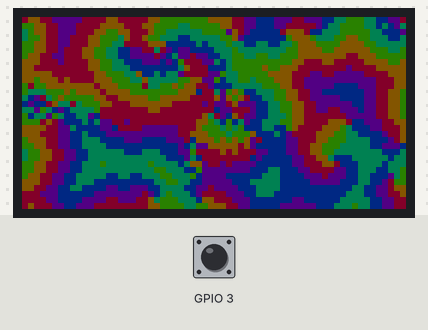
The sketch below on a simulated ESP32. Parts: 64×32 colour display. The test bench sets the inputs (shaded band); at power-on: GPIO 3 HIGH. Random numbers use the default seed unless the sketch sets one; what the sketch prints to the serial monitor is not drawn.

Above: at 2.28 s.
2.3 s: GPIO 3 pulled LOW for 3.2 s
At 3.1 s:
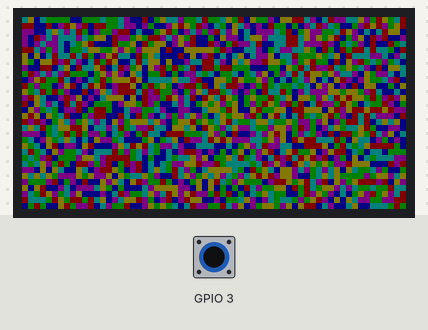
6.1 s: GPIO 3 pulled LOW for 0.15 s
At 6.6 s:
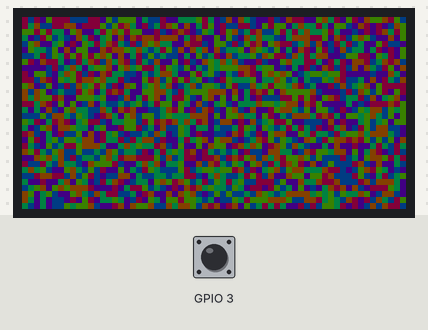
6.8 s: GPIO 3 pulled LOW for 1 s
At 7.9 s:
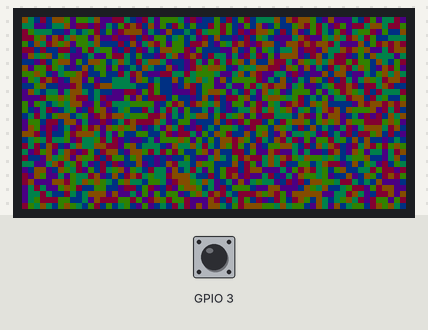
8.4 s: GPIO 3 pulled LOW for 0.15 s
At 9.2 s:
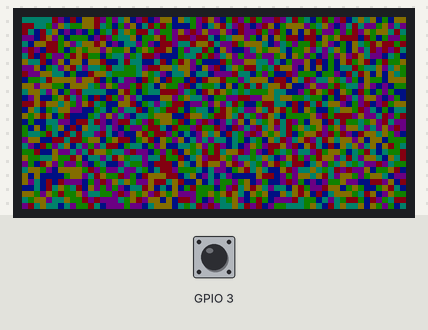
Timing chart, 0 to 10.1 s (numbered marks = the images above; inputs shaded):
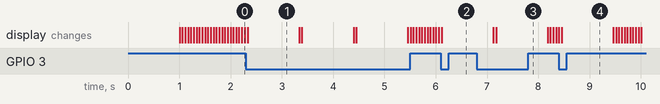

Measured:
- what the display in image 1 shows lasts 1.0 s, from 2.3 s to 3.3 s

The sketch:

matrixportal-cca.ino
```cpp
// Source: https://github.com/WubbGmbaa/CyclicCA-MatrixPortal

/* ----------------------------------------------------------------------
Implementation of 2D cyclic cellular automata algorithm for 32x32 HUB75
matrix on Adafruit Matrix Portal M4 using Protomatter.

http://www.bryangratz.net

See https://softologyblog.wordpress.com/2013/08/29/cyclic-cellular-automata/
and http://www.mirekw.com/ca/rullex_cycl.html

Further reading - "Cyclic Cellular Automata in Two Dimensions" by R. Fisch,
J. Gravner, D. Griffeath

Some code based on Adafruit "Protomatter Simple" example sketch

TODO:
- Replace magic number matrix size with global var
- Implement Moore neighborhoods
------------------------------------------------------------------------- */

#include <Adafruit_Protomatter.h>
#include <cmath> //for modulo


/* ----------------------------------------------------------------------
The RGB matrix must be wired to VERY SPECIFIC pins, different for each
microcontroller board. This first section sets that up for a number of
supported boards.
------------------------------------------------------------------------- */

#if defined(_VARIANT_MATRIXPORTAL_M4_) // MatrixPortal M4
  uint8_t rgbPins[]  = {7, 8, 9, 10, 11, 12};
  uint8_t addrPins[] = {17, 18, 19, 20, 21};
  uint8_t clockPin   = 14;
  uint8_t latchPin   = 15;
  uint8_t oePin      = 16;
#elif defined(ARDUINO_ADAFRUIT_MATRIXPORTAL_ESP32S3) // MatrixPortal ESP32-S3
  uint8_t rgbPins[]  = {42, 41, 40, 38, 39, 37};
  uint8_t addrPins[] = {45, 36, 48, 35, 21};
  uint8_t clockPin   = 2;
  uint8_t latchPin   = 47;
  uint8_t oePin      = 14;
#elif defined(_VARIANT_FEATHER_M4_) // Feather M4 + RGB Matrix FeatherWing
  uint8_t rgbPins[]  = {6, 5, 9, 11, 10, 12};
  uint8_t addrPins[] = {A5, A4, A3, A2};
  uint8_t clockPin   = 13;
  uint8_t latchPin   = 0;
  uint8_t oePin      = 1;
#elif defined(__SAMD51__) // M4 Metro Variants (Express, AirLift)
  uint8_t rgbPins[]  = {6, 5, 9, 11, 10, 12};
  uint8_t addrPins[] = {A5, A4, A3, A2};
  uint8_t clockPin   = 13;
  uint8_t latchPin   = 0;
  uint8_t oePin      = 1;
#elif defined(_SAMD21_) // Feather M0 variants
  uint8_t rgbPins[]  = {6, 7, 10, 11, 12, 13};
  uint8_t addrPins[] = {0, 1, 2, 3};
  uint8_t clockPin   = SDA;
  uint8_t latchPin   = 4;
  uint8_t oePin      = 5;
#elif defined(NRF52_SERIES) // Special nRF52840 FeatherWing pinout
  uint8_t rgbPins[]  = {6, A5, A1, A0, A4, 11};
  uint8_t addrPins[] = {10, 5, 13, 9};
  uint8_t clockPin   = 12;
  uint8_t latchPin   = PIN_SERIAL1_RX;
  uint8_t oePin      = PIN_SERIAL1_TX;
#elif USB_VID == 0x239A && USB_PID == 0x8113 // Feather ESP32-S3 No PSRAM
  // M0/M4/RP2040 Matrix FeatherWing compatible:
  uint8_t rgbPins[]  = {6, 5, 9, 11, 10, 12};
  uint8_t addrPins[] = {A5, A4, A3, A2};
  uint8_t clockPin   = 13; // Must be on same port as rgbPins
  uint8_t latchPin   = RX;
  uint8_t oePin      = TX;
#elif USB_VID == 0x239A && USB_PID == 0x80EB // Feather ESP32-S2
  // M0/M4/RP2040 Matrix FeatherWing compatible:
  uint8_t rgbPins[]  = {6, 5, 9, 11, 10, 12};
  uint8_t addrPins[] = {A5, A4, A3, A2};
  uint8_t clockPin   = 13; // Must be on same port as rgbPins
  uint8_t latchPin   = RX;
  uint8_t oePin      = TX;
#elif defined(ESP32)
  // 'Safe' pins, not overlapping any peripherals:
  // GPIO.out: 4, 12, 13, 14, 15, 21, 27, GPIO.out1: 32, 33
  // Peripheral-overlapping pins, sorted from 'most expendible':
  // 16, 17 (RX, TX)
  // 25, 26 (A0, A1)
  // 18, 5, 9 (MOSI, SCK, MISO)
  // 22, 23 (SCL, SDA)
  uint8_t rgbPins[]  = {4, 12, 13, 14, 15, 21};
  uint8_t addrPins[] = {16, 17, 25, 26};
  uint8_t clockPin   = 27; // Must be on same port as rgbPins
  uint8_t latchPin   = 32;
  uint8_t oePin      = 33;
#elif defined(ARDUINO_TEENSY40)
  uint8_t rgbPins[]  = {15, 16, 17, 20, 21, 22}; // A1-A3, A6-A8, skip SDA,SCL
  uint8_t addrPins[] = {2, 3, 4, 5};
  uint8_t clockPin   = 23; // A9
  uint8_t latchPin   = 6;
  uint8_t oePin      = 9;
#elif defined(ARDUINO_TEENSY41)
  uint8_t rgbPins[]  = {26, 27, 38, 20, 21, 22}; // A12-14, A6-A8
  uint8_t addrPins[] = {2, 3, 4, 5};
  uint8_t clockPin   = 23; // A9
  uint8_t latchPin   = 6;
  uint8_t oePin      = 9;
#elif defined(ARDUINO_ADAFRUIT_FEATHER_RP2040)
  // RP2040 support requires the Earle Philhower board support package;
  // will not compile with the Arduino Mbed OS board package.
  // The following pinout works with the Adafruit Feather RP2040 and
  // original RGB Matrix FeatherWing (M0/M4/RP2040, not nRF version).
  // Pin numbers here are GP## numbers, which may be different than
  // the pins printed on some boards' top silkscreen.
  uint8_t rgbPins[]  = {8, 7, 9, 11, 10, 12};
  uint8_t addrPins[] = {25, 24, 29, 28};
  uint8_t clockPin   = 13;
  uint8_t latchPin   = 1;
  uint8_t oePin      = 0;
#endif

//CCA Rule Vars
/*
  examples:
  r2/t2/c6/nn - Squarish Spirals, Jason Rampe (softology, visions of chaos)
  r2/t5/c3/nn - Cubism, Jason Rampe
  r2/t3/c5/nn - Maps, Mirek Wojtowicz (CELLebration)
*/
int r = 3;
int t = 3;
int c = 6;

//global cell array decs
int grid[64][32];
int nextGrid[64][32];
int count = 0;
int h;

int brightness = 128; //max 255

// Matrix setup
Adafruit_Protomatter matrix(
  64,          // Width of matrix (or matrix chain) in pixels
  6,           // Bit depth, 1-6
  1, rgbPins,  // # of matrix chains, array of 6 RGB pins for each
  4, addrPins, // # of address pins (height is inferred), array of pins
  clockPin, latchPin, oePin, // Other matrix control pins
  false);      // No double-buffering here (see "doublebuffer" example)

// fill grid with random values
void randomizeGrid()
{
  for (int x = 0; x < 64; x++)
  {
    for (int y = 0; y < 32; y++)
    {
      grid[x][y] = random(c);
    }
  }
}

// modulo function, but negatives mirrored. do not care about values less than negative range, so this suffices
int progMod(int a, int b)
{
  return (a + b) % b;
}

// update screen with current grid values mapped to hue
void displayGrid()
{
  //write grid cells to matrix pixels
  for (int x = 0; x < matrix.width(); x++)
  {
    for(int y = 0; y < matrix.height(); y++)
    {
      matrix.drawPixel(x, y, matrix.colorHSV((((65535 * (grid[x][y]) / c) +h ) % 65535), 255, brightness)); //colorHSV first arg splits hue space evenly into c possible colors plus offset
    }
  }

  matrix.show(); // Copy data to matrix buffers
}

// main CA loop function
void cycleIterate()
{
  for (int x = 0; x < matrix.width(); x++)
  {
    for (int y = 0; y < matrix.height(); y++)
    {
      countPixels(x, y);
    }
  }

  // copy temp grid to main grid
  for (int x = 0; x < matrix.width(); x++)
  {
    for (int y = 0; y < matrix.height(); y++)
    {
      grid[x][y] = nextGrid[x][y];
    }
  }
}

// check ca rules for NN neighborhood
void countPixels(int xLoc, int yLoc)
{
  int pixCount = 0;

  //determine "eat" state for current test cell
  int nextVal;
  if (grid[xLoc][yLoc] == c - 1)
  {
    nextVal = 0;
  }
  else
  {
    nextVal = grid[xLoc][yLoc] + 1;
  }

  // test all cells in NN neighborhood for given range, iteratively count "eat" cells
  for (int n= 1 ; n <= r; n++)
  {
    for (int i = 0; i < n; i++)
    {
      if (grid[progMod((xLoc - (n - i)), 64)][progMod((yLoc + i), 32)] == nextVal)
      {
        pixCount++;
      }

      if (grid[progMod((xLoc + i), 64)][progMod((yLoc + (n-i)), 32)] == nextVal)
      {
        pixCount++;
      }

      if (grid[progMod((xLoc + (n - i)), 64)][progMod((yLoc - i), 32)] == nextVal)
      {
        pixCount++;
      }

      if (grid[progMod((xLoc - i), 64)][progMod((yLoc - (n - i)), 32)] == nextVal)
      {
        pixCount++;
      }
    }
  }

  // compare with threshold, write to temp grid
  if (pixCount >= t)
  {
    nextGrid[xLoc][yLoc] = nextVal;
  }
  else
  {
    nextGrid[xLoc][yLoc] = grid[xLoc][yLoc];
  }
}

// seed fresh grid, pick new colors, hold disp for 1s
void initGrid()
{
  randomizeGrid();
  h = random(65535);
  displayGrid();
  delay(1000);
}

void setup(void)
{
  Serial.begin(9600);
  pinMode(3, INPUT_PULLUP);

  // read floating pin for random seed
  randomSeed(analogRead(A4));

  // initialize matrix...
  ProtomatterStatus status = matrix.begin();
  Serial.print("Protomatter begin() status: ");
  Serial.println((int)status);
  if (status != PROTOMATTER_OK)
  {
    // DO NOT CONTINUE if matrix setup encountered an error.
    for(;;);
  }

  initGrid();
}

void loop(void)
{
  if (digitalRead(3) == LOW)
  {
    // Matrix portal "DOWN" button re-seeds grid at any time
    initGrid();
  }

  count++;
  if (count % 400 == 0)
  {
    initGrid();
  }

  cycleIterate(); //Do CA
  displayGrid(); //Refresh screen
  delay(50); //200fps cap
}
```
